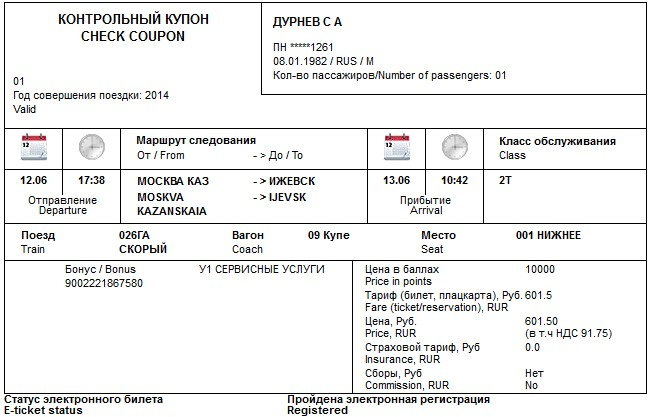
#> input picture pictures/ticket2-1.jpg, 652 x 417 px, found by its file name
$ python ticket2.py
#> lines starting #> are read from the running program, lines starting #| are printed output that depends on the picture; after the words box and inside, x2 and y2 are one past the last pixel; in counts of white or black regions, pixels touching at a corner belong together
### src/yandex_vision/yandex_cloud.py
import base64
from io import BytesIO

import requests

# todo max image size = 1 MB. Compress
# todo max pixel size 20Mpx. Downgrade
# todo fix max 1
MAX_FILE_COUNT = 1
YC_URL = "https://vision.api.cloud.yandex.net/vision/v1/batchAnalyze"


def _to_content(img):
    buffered = BytesIO()
    img.save(buffered, format=img.format)
    return buffered.getvalue()


def _encode_file(content):
    return base64.b64encode(content).decode("utf-8")


def _get_data(imgs, folder_id, iam):
    assert len(imgs) <= MAX_FILE_COUNT
    headers = {
        "Authorization": f"Bearer {iam}"
    }
    data = {
        "folderId": folder_id,
        "analyze_specs": []
    }
    for img in imgs:
        data['analyze_specs'].append({
            "content": _encode_file(_to_content(img)),
            "features": [{
                "type": "TEXT_DETECTION",
                "text_detection_config": {
                    "language_codes": ["ru", "en"]
                }
            }]
        })

    res = requests.post(YC_URL, json=data, headers=headers)
    if res.status_code != 200:
        raise RuntimeError(f"Error connecting to YaCloud(code {res.status_code}): {res.text}")
    return res.json()


def _merge_words(line, word_sep=" "):
    line["text"] = word_sep.join(word["text"] for word in line["words"])


# [24 lines left out: functions _merge_lines, _parse_data, not called in this run]


def parse(imgs, folder_id, iam, word_sep=" ", line_sep="\n"):
    data = _get_data(imgs, folder_id, iam)
    result = _parse_data(data, word_sep, line_sep)
    if result is None:
        result = [[]] * len(imgs)
    return result

### src/yandex_vision/ticket2.py
from PIL import Image
import yandex_cloud as yc
from src.bot import config
import numpy as np
import cv2

folder_id = config.folder_id
iam = config.iam_token
image_path = "C:/Users/Vika/PycharmProjects/ttk-bot/pictures/ticket2-1.jpg"
image = Image.open(image_path)
#> image is the input picture: PIL image 652x417 RGB; mean R, G, B 238.2, 238.3, 238.1


def crop_frame(img, brightness_threshold=30):
#> called with brightness_threshold = 30
    left, top, right, bottom = image.width, image.height, 0, 0
#> left = 652; top = 417; right = 0; bottom = 0
    for x in range(img.width):
        for y in range(img.height):
            pixel = img.getpixel((x, y))
            left_pixel = img.getpixel((x - 1, y))
            top_pixel = img.getpixel((x, y - 1))
            brightness = sum(pixel) / 3
            left_brightness = sum(left_pixel) / 3
            top_brightness = sum(top_pixel) / 3
            brightness_difference = abs(brightness - left_brightness)
            if brightness_difference > brightness_threshold or brightness_difference > brightness_threshold:
                left = min(left, x)
                right = max(right, x)
                top = min(top, y)
                bottom = max(bottom, y)

    cropped_image = img.crop((left + 5, top + 5, right - 10, bottom - 10))
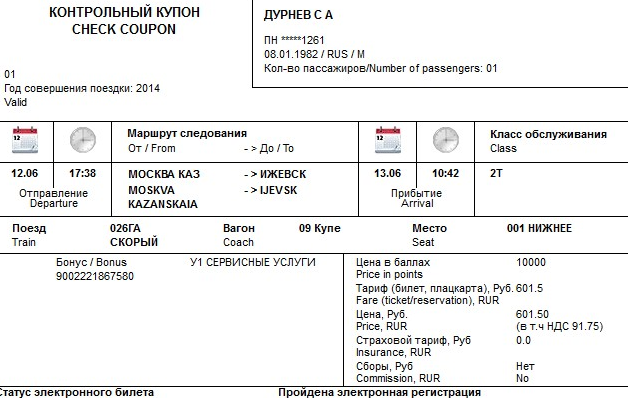
#> cropped_image: PIL image 628x398 RGB; mean R, G, B 238.8, 238.8, 238.6
    return cropped_image


def parse_blocks(blocks):
    data = []
    for block in blocks:
        vertices = block['boundingBox']['vertices']
        try:
            # todo: remove toggle
            cords = (int(vertices[0]['x']), int(vertices[2]['y'])), (int(vertices[0]['x']), int(vertices[2]['y']))
        except:
            data.append(('', ((-1e9, -1e9), (-1e9, -1e9))))
            continue
        words = block['text'].split()
        for word in words:
            data.append((word, cords))
    return data


cropped_1 = crop_frame(crop_frame(image))
#> call 2 of crop_frame, with brightness_threshold = 30
#> in crop_frame (call 2), `cropped_image = img.crop((left + 5, top + 5, right - 10, bottom - 10))`:
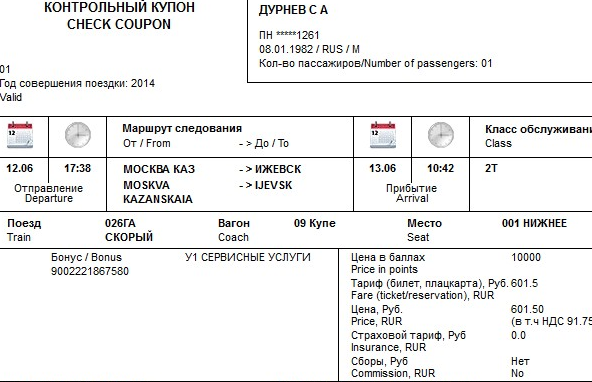
#> cropped_image: PIL image 592x382 RGB; mean R, G, B 238.6, 238.6, 238.4
cropped_1.save("cropped_image.jpg", "JPEG")

image = cv2.imread("cropped_image.jpg")
#> image: shape (382, 592, 3)
image = image[30:image.shape[0] - 30, :]
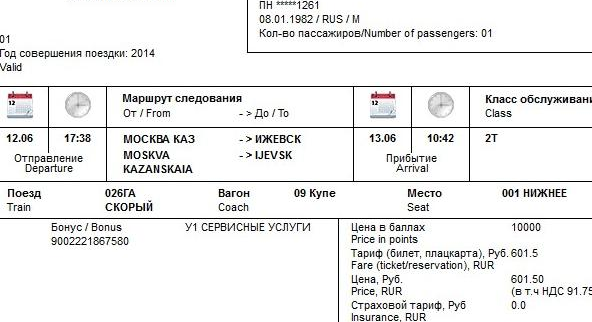
#> image: shape (322, 592, 3); mean B, G, R 237.9, 238.1, 238.1
image_height, image_width = image.shape[:2]
#> image_height = 322; image_width = 592
gray_image = cv2.cvtColor(image, cv2.COLOR_BGR2GRAY)
blurred_image = cv2.GaussianBlur(gray_image, (5, 5), 0)
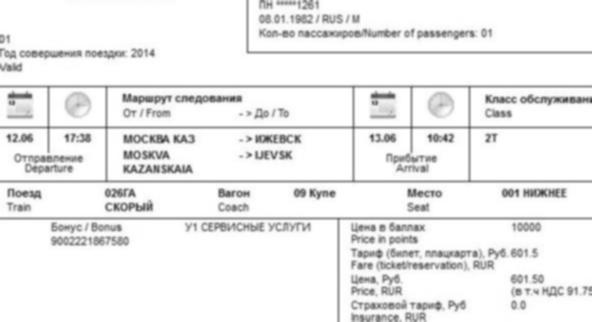
#> blurred_image: shape (322, 592); min 62, max 255, mean 238.1
edges = cv2.Canny(blurred_image, threshold1=20, threshold2=60)
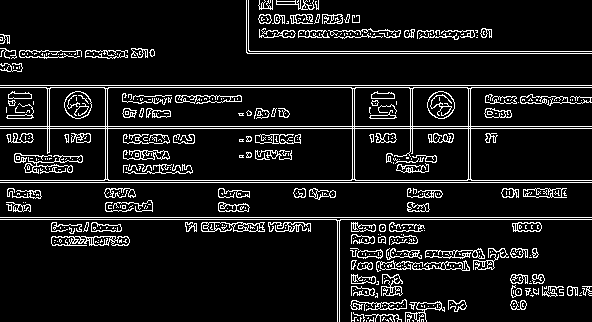
#> edges: shape (322, 592); 9.9% white in thin lines or dots
lines = cv2.HoughLinesP(edges, 1, np.pi / 180, threshold=60, minLineLength=10, maxLineGap=10)
#> lines = 171 rows, first 6: [0, 126, 591, 126], [0, 217, 591, 217], [0, 85, 591, 85], [0, 182, 591, 182], [0, 87, 591, 87], [0, 128, 591, 128]

# Группировка горизонтальных отрезков
if lines is not None:
    horizontal_lines = []
    for line in lines:
        x1, y1, x2, y2 = line[0]
        length = np.sqrt((x2 - x1) ** 2 + (y2 - y1) ** 2)
        if y1 == y2 and length >= (image_width - 20):
            horizontal_lines.append((x1, x2, y1, y2))
#> this loop made 171 passes
#> (x1, y1, x2, y2, length) on passes 1 to 3: (0, 126, 591, 126, 591), (0, 217, 591, 217, 591), (0, 85, 591, 85, 591)
#> after the loop, horizontal_lines = [(0, 591, 126, 126), (0, 591, 217, 217), (0, 591, 85, 85), (0, 591, 182, 182), (0, 591, 87, 87), (0, 591, 128, 128), (0, 591, 219, 219), (0, 591, 180, 180)]

    # Сортировка отрезков по y-координате
    horizontal_lines.sort(key=lambda line: line[2])

    # Объединение близко расположенных горизонтальных отрезков
    merged_lines = []
    if horizontal_lines:
        current_line = horizontal_lines[0]
#> current_line = (0, 591, 85, 85)
        for line in horizontal_lines[1:]:
            if line[2] - current_line[3] <= 15:  # Проверка расстояния между отрезками
                current_line = (current_line[0], max(current_line[1], line[1]), current_line[2], line[3])
            else:
                merged_lines.append(current_line)
                current_line = line
#> this loop made 7 passes
#> (line, current_line) on passes 1, 3, 5, 7: ((0, 591, 87, 87), (0, 591, 85, 87)), ((0, 591, 128, 128), (0, 591, 126, 128)), ((0, 591, 182, 182), (0, 591, 180, 182)), ((0, 591, 219, 219), (0, 591, 217, 219))
#> after the loop, merged_lines = [(0, 591, 85, 87), (0, 591, 126, 128), (0, 591, 180, 182)]
        merged_lines.append(current_line)


# рисование линий
    for line in merged_lines:
        x1, x2, y1, y2 = line
        length = np.sqrt((x2 - x1) ** 2 + (y2 - y1) ** 2)
        cv2.line(image, (x1, y1), (x2, y2), (0, 0, 255), 2)
#> this loop made 4 passes
#> (line, y1, y2) on passes 1 to 4: ((0, 591, 85, 87), 85, 87), ((0, 591, 126, 128), 126, 128), ((0, 591, 180, 182), 180, 182), ((0, 591, 217, 219), 217, 219)
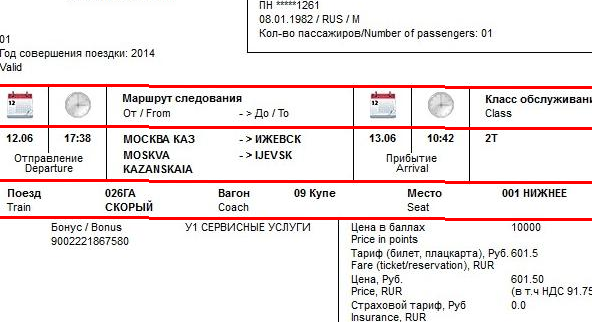
#> image: shape (322, 592, 3); 3.73% of pixels changed, all inside (x1, y1, x2, y2) = (0, 84, 592, 221)
        #print(f"Длина объединенного горизонтального отрезка: {length:.2f} пикселей")


    if len(merged_lines) >= 2:
        #print(merged_lines[-1])
        _, _, y1, _ = merged_lines[-1]
        _, _, y2, _ = merged_lines[-2]
#> y2 = 180
        image = image[y2:y1, :]
#> image: shape (37, 592, 3)

cv2.imwrite("cropped_image_mew.jpg", image)

cropped = Image.open('cropped_image_mew.jpg')
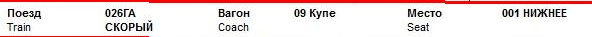
#> cropped: PIL image 592x37 RGB; mean R, G, B 237.8, 220, 219.6
parsed_blocks = yc.parse([cropped], folder_id, iam)[0]
#> (the run stopped early here; a loop or call above may not have finished)

$ run again, with pictures/ticket2-2.jpg copied over pictures/ticket2-1.jpg
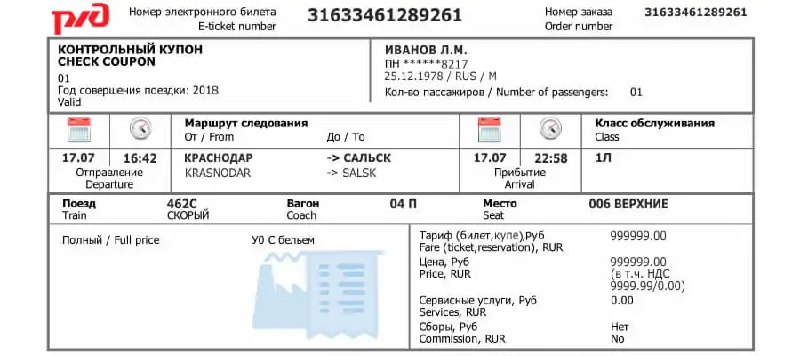
#> input picture pictures/ticket2-2.jpg, 800 x 356 px, found by its file name
#> image is the input picture: PIL image 800x356 RGB; mean R, G, B 235, 235.1, 235.5
#> cropped_image: PIL image 677x317 RGB
#> edges: shape (257, 677); 11.2% white in thin lines or dots
#> lines = 207 rows, first 6: [0, 152, 676, 152], [0, 104, 676, 104], [0, 148, 676, 148], [0, 182, 676, 182], [0, 68, 676, 68], [0, 71, 676, 71]
#> the loop `for line in lines:` made 207 passes
#> (x1, y1, x2, y2, length) on passes 1 to 3: (0, 152, 676, 152, 676), (0, 104, 676, 104, 676), (0, 148, 676, 148, 676)
#> after the loop `for line in lines:`: horizontal_lines = [(0, 676, 152, 152), (0, 676, 104, 104), (0, 676, 148, 148), (0, 676, 182, 182), (0, 676, 68, 68), (0, 676, 71, 71), (0, 676, 179, 179), (0, 676, 106, 106)]
#> `current_line = horizontal_lines[0]`: current_line = (0, 676, 68, 68)
#> the loop `for line in horizontal_lines[1:]:` made 7 passes
#> (line, current_line) on passes 1, 3, 5, 7: ((0, 676, 71, 71), (0, 676, 68, 71)), ((0, 676, 106, 106), (0, 676, 104, 106)), ((0, 676, 152, 152), (0, 676, 148, 152)), ((0, 676, 182, 182), (0, 676, 179, 182))
#> after the loop `for line in horizontal_lines[1:]:`: merged_lines = [(0, 676, 68, 71), (0, 676, 104, 106), (0, 676, 148, 152)]
#> the loop `for line in merged_lines:` made 4 passes
#> (line, y1, y2) on passes 1 to 4: ((0, 676, 68, 71), 68, 71), ((0, 676, 104, 106), 104, 106), ((0, 676, 148, 152), 148, 152), ((0, 676, 179, 182), 179, 182)
#> after the loop `for line in merged_lines:`:
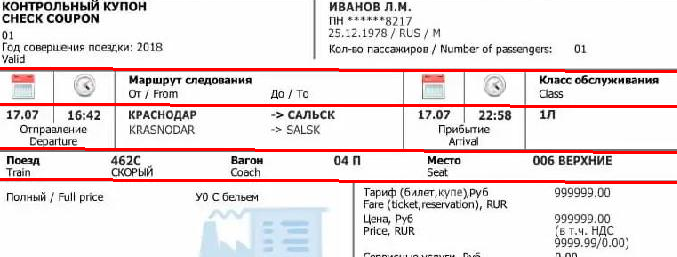
#> image: shape (257, 677, 3); mean B, G, R 225.4, 225, 236.5
#> `_, _, y2, _ = merged_lines[-2]`: y2 = 148
#> `cropped = Image.open('cropped_image_mew.jpg')`:
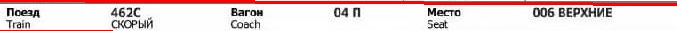
#> cropped: PIL image 677x31 RGB; mean R, G, B 230.7, 208, 208

$ run again, with pictures/ticket2-3.jpg copied over pictures/ticket2-1.jpg
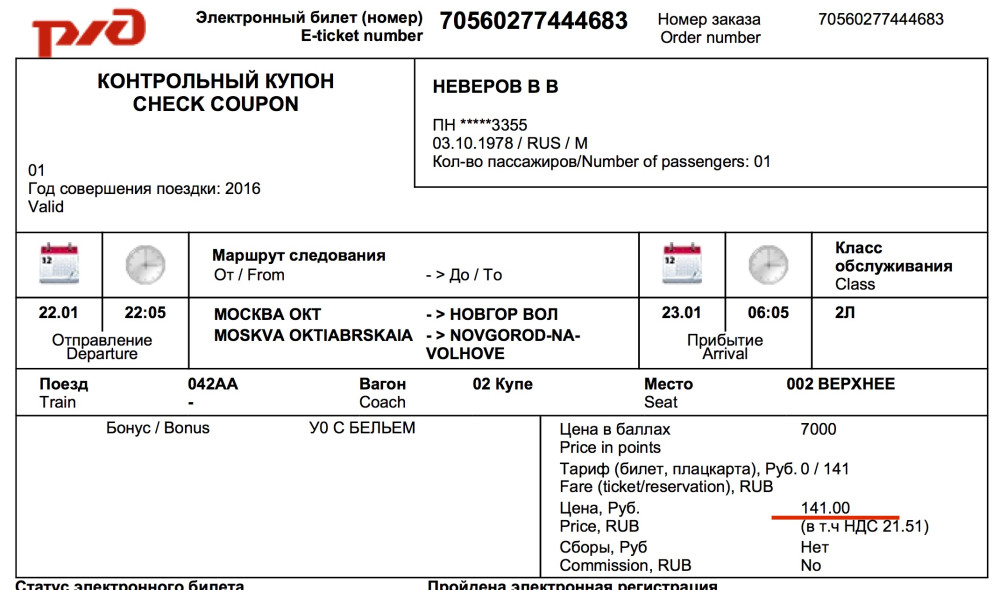
#> input picture pictures/ticket2-3.jpg, 1000 x 590 px, found by its file name
#> image is the input picture: PIL image 1000x590 RGB; mean R, G, B 235.4, 234.5, 234.4
#> cropped_image: PIL image 917x547 RGB
#> edges: shape (487, 917); 8.1% white in thin lines or dots
#> lines = 340 rows, first 6: [0, 318, 916, 318], [0, 368, 916, 368], [0, 321, 916, 321], [0, 365, 916, 365], [0, 250, 916, 250], [0, 182, 916, 182]
#> the loop `for line in lines:` made 340 passes
#> (x1, y1, x2, y2, length) on passes 1 to 3: (0, 318, 916, 318, 916), (0, 368, 916, 368, 916), (0, 321, 916, 321, 916)
#> after the loop `for line in lines:`: horizontal_lines = [(0, 916, 318, 318), (0, 916, 368, 368), (0, 916, 321, 321), (0, 916, 365, 365), (0, 916, 250, 250), (0, 916, 182, 182), (0, 916, 247, 247), (0, 916, 10, 10), (0, 916, 184, 184)]
#> `current_line = horizontal_lines[0]`: current_line = (0, 916, 10, 10)
#> the loop `for line in horizontal_lines[1:]:` made 8 passes
#> (line, current_line) on passes 2, 4, 6, 8: ((0, 916, 184, 184), (0, 916, 182, 184)), ((0, 916, 250, 250), (0, 916, 247, 250)), ((0, 916, 321, 321), (0, 916, 318, 321)), ((0, 916, 368, 368), (0, 916, 365, 368))
#> after the loop `for line in horizontal_lines[1:]:`: merged_lines = [(0, 916, 10, 10), (0, 916, 182, 184), (0, 916, 247, 250), (0, 916, 318, 321)]
#> the loop `for line in merged_lines:` made 5 passes
#> (line, y1, y2) on passes 1 to 5: ((0, 916, 10, 10), 10, 10), ((0, 916, 182, 184), 182, 184), ((0, 916, 247, 250), 247, 250), ((0, 916, 318, 321), 318, 321), ((0, 916, 365, 368), 365, 368)
#> after the loop `for line in merged_lines:`:
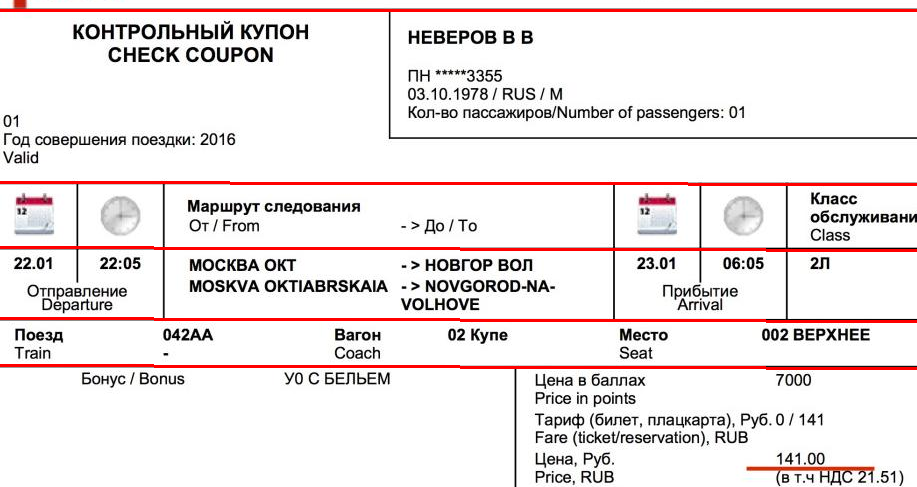
#> image: shape (487, 917, 3); mean B, G, R 230.6, 230.6, 238.8
#> `_, _, y2, _ = merged_lines[-2]`: y2 = 318
#> `cropped = Image.open('cropped_image_mew.jpg')`:
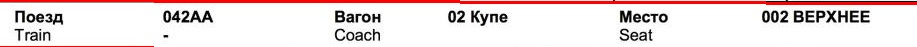
#> cropped: PIL image 917x47 RGB; mean R, G, B 235.9, 221.7, 221.6
